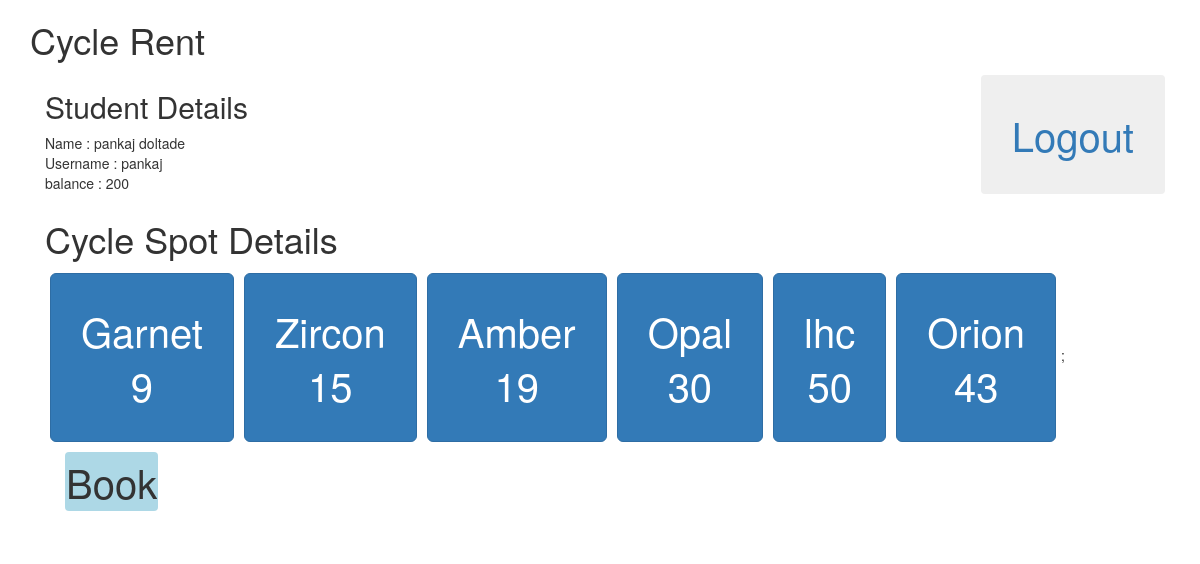
The app's page /user.php (signed in) with its own data.
### tables this page shows
CREATE TABLE IF NOT EXISTS `student` (
  `id` int(11) NOT NULL AUTO_INCREMENT,
  `name` varchar(20) NOT NULL,
  `username` varchar(20) NOT NULL,
  `extra` int(11) NOT NULL,
  `code` int(20) NOT NULL,
  `balance` int(20) NOT NULL,
  `timestamp` varchar(20) NOT NULL,
  PRIMARY KEY (`id`)
);

CREATE TABLE IF NOT EXISTS `place` (
  `id` int(11) NOT NULL AUTO_INCREMENT,
  `location` varchar(100) NOT NULL,
  `quantity` int(20) NOT NULL,
  `extra` varchar(100) NOT NULL,
  PRIMARY KEY (`id`)
);

### user.php (the view, shortened to what this page needs)
<?php
	$query = 'select * from student where username = "'.$_SESSION["username"].'";';
	$result = mysql_fetch_assoc(mysql_query($query));
	$query = 'select * from place;';
	$result1 = mysql_query($query);
?>
<!DOCTYPE html>
<html>
	<head>
		<link rel="stylesheet" href="http://maxcdn.bootstrapcdn.com/bootstrap/3.3.4/css/bootstrap.min.css">
	</head>
	<body>
		<div class = "container">
			<h1> Cycle Rent </h1><a href = 'logout.php'><button class = 'btn' style = "float : right" >Logout</button></a>
			<div class = "container">
				<h2> Student Details </h2>
				Name : <?php echo $result['name']; ?><br>
				Username : <?php echo $result['username']; ?><br>
				balance : <?php echo $result['balance']; ?><br>
			</div>
			<div class = "container">
				<h1> Cycle Spot Details </h1>
				<?php
				while ( $row = mysql_fetch_assoc($result1) ){
					echo "<button type = 'submit' class='btn btn-lg btn-primary' onclick = setting('".$row['id']."')>".$row['location']."<br>".$row['quantity']."</button>";
				}
				?>;
			<div class = "container">
				<form action = "" method = "post" >
					<input class = 'btn'  style = "padding : 0px; background : lightblue" type = "submit" name = 'book' value = '<?php if( $result['extra'] == 0 ) echo "Book"; else echo "Unbook"; ?>'
					></form><br>
			</div>
		</div>
		</div>
	</body>
</html>

### user.php (style rules this page uses)
.btn { font-size : 40px; padding: 30px; margin : 5px; }

### records on screen
student: name "pankaj doltade", username "pankaj", balance "200", book "Book"
place: location "Garnet", quantity "9"
place: location "Zircon", quantity "15"
place: location "Amber", quantity "19"
place: location "Opal", quantity "30"
place: location "lhc", quantity "50"
place: location "Orion", quantity "43"
